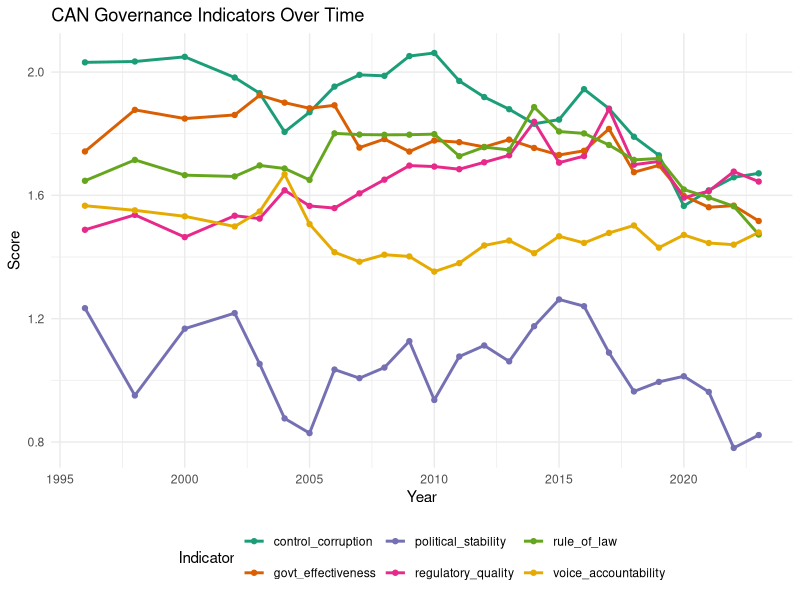
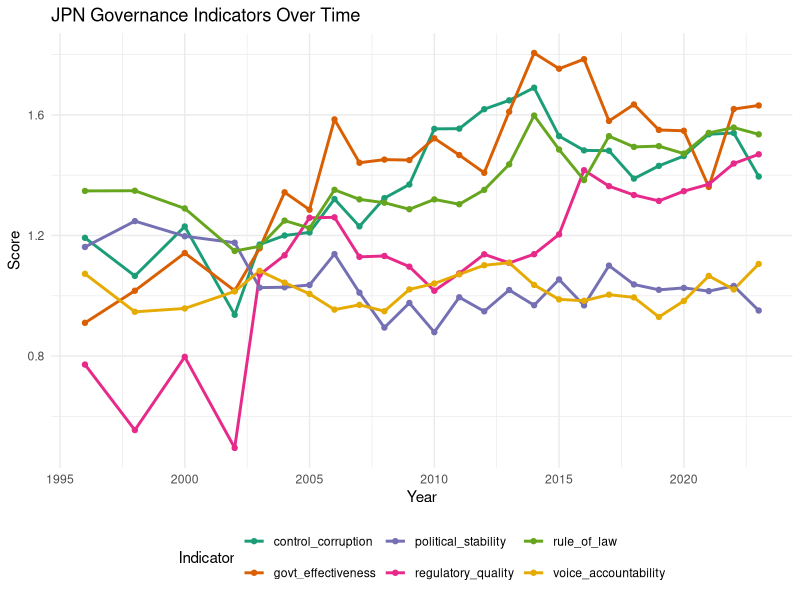
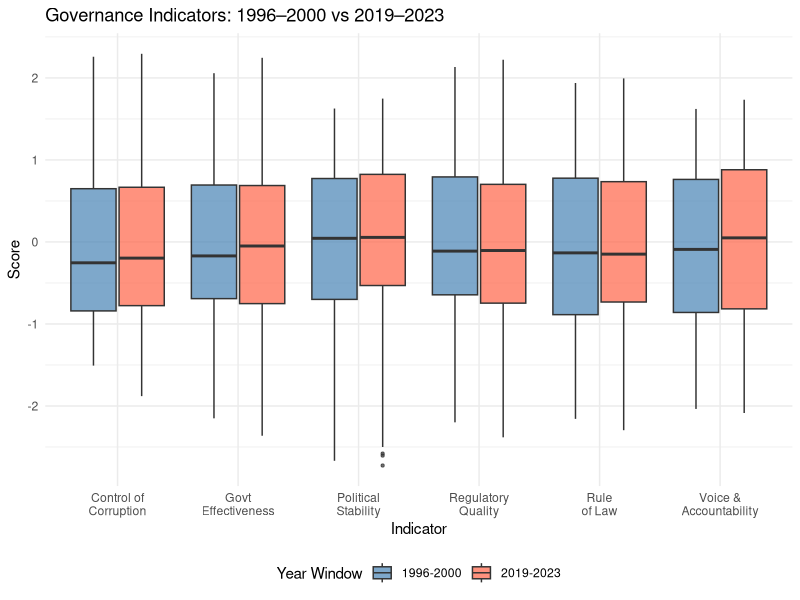

Here is the R script that generated these plots, in order:
library(tidyverse)

df <- read.csv('governance_data.csv')
gov_cols <- c('control_corruption', 'govt_effectiveness', 'political_stability',
              'regulatory_quality', 'rule_of_law', 'voice_accountability')
X <- df[, gov_cols]

cat("Observations:", nrow(df), "\n")
cat("Countries:", length(unique(df$country)), "\n")
cat("Year range:", min(df$year), "-", max(df$year), "\n")

# Per country time series analysis #####

country_list <- df %>% split(.$country_code)

plot_country <- function(code) {
  country_list[[code]] %>%
    pivot_longer(cols = all_of(gov_cols), names_to = "group", values_to = "score") %>%
    ggplot(aes(x = year, y = score, color = group)) +
    geom_line(linewidth = 1) +
    geom_point(size = 1.5) +
    labs(title = paste(code, "Governance Indicators Over Time"),
         x = "Year", y = "Score", color = "Indicator") +
    scale_color_brewer(palette = "Dark2") +
    theme_minimal() +
    theme(legend.position = "bottom")
}

# Usage
plot_country("CAN")
plot_country("JPN")

# Count missing countries by year
all_countries <- unique(df$country_code)

missing_by_year <- df %>%
  group_by(year) %>%
  summarise(
    countries_present  = n_distinct(country_code),
    missing_count      = length(all_countries) - n_distinct(country_code),
    missing_countries  = list(setdiff(all_countries, country_code))
  ) %>%
  arrange(year)

missing_by_year

# 1996-2000 window
country_scores_early <- df %>%
  filter(year >= 1996 & year <= 2000) %>%
  group_by(country, country_code) %>%
  summarise(across(all_of(gov_cols), ~ mean(.x, na.rm = TRUE)), .groups = "drop") %>%
  mutate(composite_score_early = rowSums(across(all_of(gov_cols)), na.rm = TRUE))

# 2019-2023 window
country_scores_recent <- df %>%
  filter(year >= 2019 & year <= 2023) %>%
  group_by(country, country_code) %>%
  summarise(across(all_of(gov_cols), ~ mean(.x, na.rm = TRUE)), .groups = "drop") %>%
  mutate(composite_score_recent = rowSums(across(all_of(gov_cols)), na.rm = TRUE))

# Join both windows: keep all gov_col means from both periods + composite diff only
country_scores_combined <- country_scores_early %>%
  rename_with(~ paste0(.x, "_early"), all_of(gov_cols)) %>%
  left_join(
    country_scores_recent %>%
      rename_with(~ paste0(.x, "_recent"), all_of(gov_cols)) %>%
      select(country_code, ends_with("_recent"), composite_score_recent),
    by = "country_code"
  ) %>%
  mutate(score_diff = composite_score_recent - composite_score_early) %>%
  arrange(desc(score_diff))

# Plotting #####

# Pivot both windows to long format for plotting
early_long <- country_scores_early %>%
  pivot_longer(cols = all_of(gov_cols), names_to = "indicator", values_to = "score") %>%
  mutate(window = "1996-2000")

recent_long <- country_scores_recent %>%
  pivot_longer(cols = all_of(gov_cols), names_to = "indicator", values_to = "score") %>%
  mutate(window = "2019-2023")

# Combine both windows
both_windows <- bind_rows(early_long, recent_long)

# Overlapping boxplots by indicator
ggplot(both_windows, aes(x = indicator, y = score, fill = window)) +
  geom_boxplot(alpha = 0.7, outlier.size = 0.8, position = position_dodge(0.8)) +
  scale_fill_manual(values = c("1996-2000" = "steelblue", "2019-2023" = "tomato")) +
  scale_x_discrete(labels = c(
    "control_corruption"   = "Control of\nCorruption",
    "govt_effectiveness"   = "Govt\nEffectiveness",
    "political_stability"  = "Political\nStability",
    "regulatory_quality"   = "Regulatory\nQuality",
    "rule_of_law"          = "Rule\nof Law",
    "voice_accountability" = "Voice &\nAccountability"
  )) +
  labs(
    title = "Governance Indicators: 1996–2000 vs 2019–2023",
    x     = "Indicator",
    y     = "Score",
    fill  = "Year Window"
  ) +
  theme_minimal() +
  theme(legend.position = "bottom")
